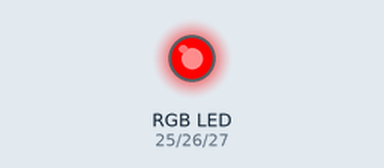
This sketch was run on a simulated ESP32. Shown: an RGB LED mixed from three pins (HIGH = lit).

Above: at 0.05 s.
At 1.5 s:
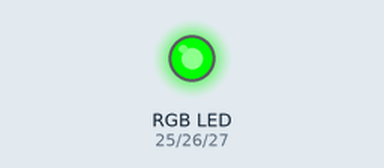
At 2.95 s:
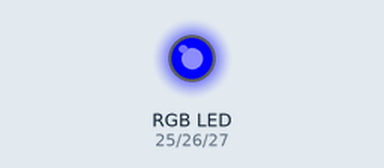
At 3.7 s:
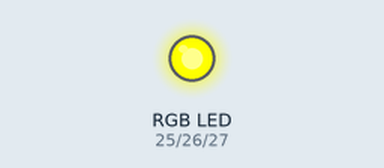
At 4.45 s:
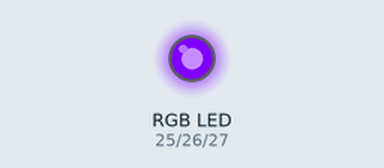
At 5.95 s:
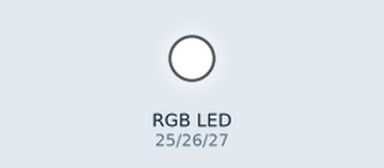
Timing chart, 0 to 7.8 s (numbered marks = the images above):
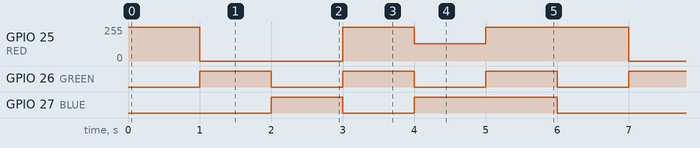

Measured:
- by itself, GPIO 25 (RED): repeats every 6.0 s: 0/255 2.0 s, 255/255 1.0 s, 128/255 1.0 s, 255/255 2.0 s
- by itself, GPIO 26 (GREEN): alternates HIGH for 1.0 s and LOW for 1.0 s
- by itself, GPIO 27 (BLUE): repeats every 6.0 s: LOW 1.0 s, HIGH 2.0 s, LOW 2.0 s, HIGH 1.0 s

The sketch:

L05_ColorMixer.ino
```cpp
// Lesson 5: Mix colours with an RGB LED
// RGB LED: red 25, green 26, blue 27 (220 ohm each), long leg GND.

const int RED = 25;
const int GREEN = 26;
const int BLUE = 27;

void setColor(int r, int g, int b) {
  analogWrite(RED, r);
  analogWrite(GREEN, g);
  analogWrite(BLUE, b);
}

void setup() {
  pinMode(RED, OUTPUT);
  pinMode(GREEN, OUTPUT);
  pinMode(BLUE, OUTPUT);
}

void loop() {
  setColor(255, 0, 0);      // red
  delay(1000);
  setColor(0, 255, 0);      // green
  delay(1000);
  setColor(0, 0, 255);      // blue
  delay(1000);
  setColor(255, 255, 0);    // yellow
  delay(1000);
  setColor(128, 0, 255);    // purple
  delay(1000);
  setColor(255, 255, 255);  // white
  delay(1000);
}
```
